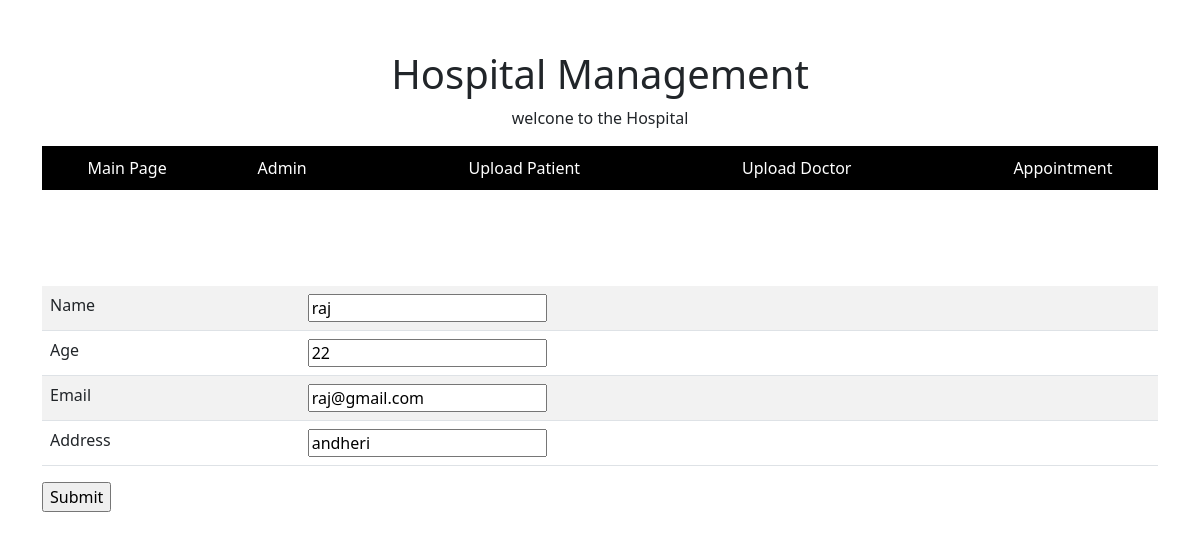
Page /updatepat/5 on the committed database.
### app1/models.py (models this page shows, shortened)
class patient(models.Model):
    name=models.CharField(max_length=100)
    age=models.IntegerField()
    email=models.EmailField()
    address=models.CharField(max_length=200)

### app1/views.py (the view)
# urls.py: path('updatepat/<int:pat_id>',views.updatepatient),
def updatepatient(request,pat_id):
    pat_id=int(pat_id)
    try:
        abc=patient.objects.get(id=pat_id)
    except patient.DoesNotExist:
        return redirect ('index')
    xyz=patientnew(request.POST or None ,instance=abc)
    if xyz.is_valid():
        xyz.save()
        return redirect('index')
    return render(request,'uploadpat.html',{'upload_pat':xyz})

### app1/forms.py
class patientnew(forms.ModelForm):
    class Meta:
        model = patient
        fields = '__all__'

### app1/templates/uploadpat.html (shortened to what this page needs)
<html>
{% extends 'main.html'%}
{%block content%}
    <form method="POST">
 <table class="table table-striped" >
 {%for i in upload_pat%}
 <tr>
 <td>{{i.label}}</td>
 <td>{{i}}</td>
 </tr>
<br>
{%endfor%}
</table>
<input type="submit" name="submit" />
{% endblock %}

### rows in the picture
patient: upload_pat "raj" "22" "raj@gmail.com" "andheri"

### other values in the picture
{{ i.label }} "Name" "Age" "Email" "Address"
